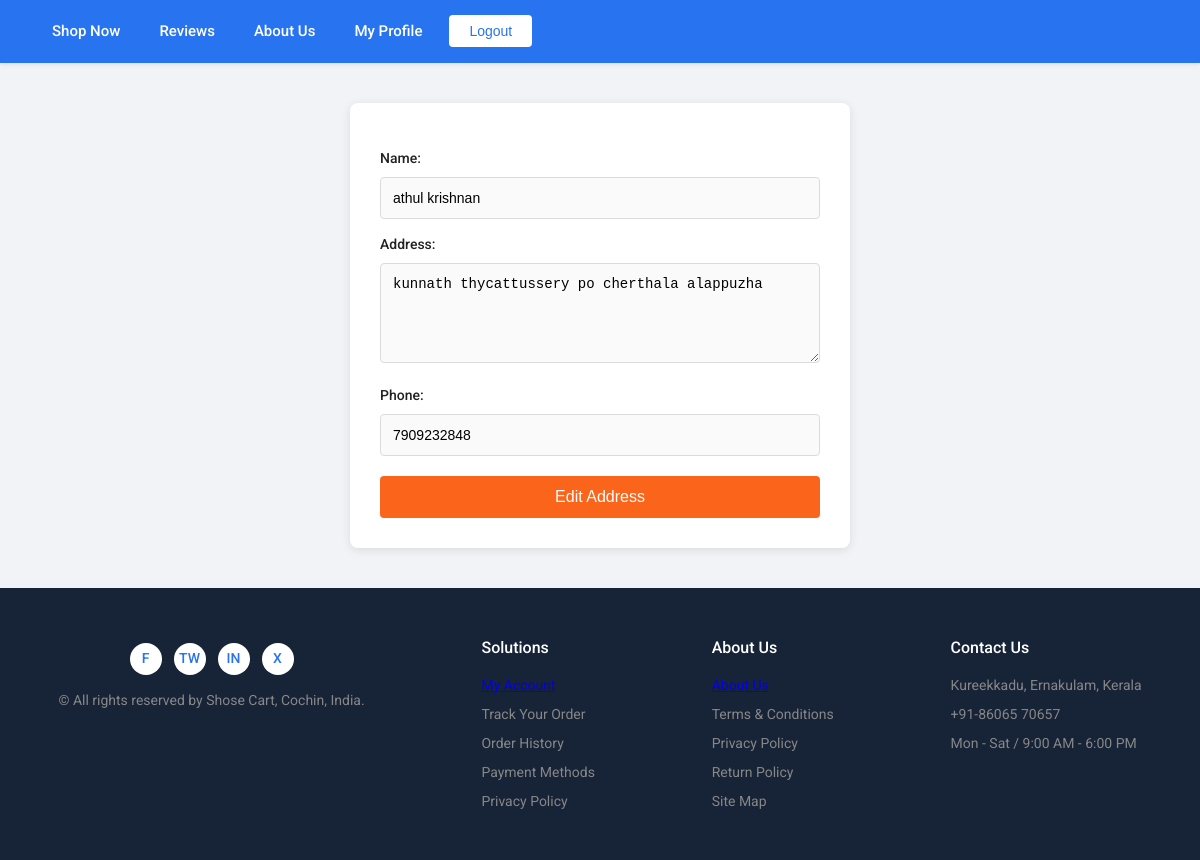
Screenshot of /profile/address/edit/1/ (signed in) with the database file from the repository.
### eapp/models.py (models this page shows)
class Address(models.Model):
    user = models.ForeignKey(User, on_delete=models.CASCADE)
    name=models.CharField(max_length=225)
    address=models.TextField()
    phone=models.CharField(max_length=12)

### eapp/views.py (the view, shortened to what this page needs)
# urls.py: path('profile/address/edit/<int:address_id>/', views.edit_address, name='edit_address'),
@login_required(login_url='userlogin')
def edit_address(request, address_id):
    address_obj = get_object_or_404(Address, id=address_id, user=request.user)
    return render(request, 'address_form.html', {
        'name': address_obj.name,
        'address': address_obj.address,
        'phone': address_obj.phone,
        'action': 'Edit'
    })

### templates/address_form.html (shortened to what this page needs)
{% extends 'base.html' %}
{% block content %}
<form method="POST">
    <label for="name">Name:</label>
    <input type="text" name="name" id="name" value="{{ name|default_if_none:'' }}" required>
    <label for="address">Address:</label>
    <textarea name="address" id="address" required>{{ address|default_if_none:'' }}</textarea>
    <label for="phone">Phone:</label>
    <input type="text" name="phone" id="phone" value="{{ phone|default_if_none:'' }}" maxlength="10" required>
    <button type="submit" class="btn">{{ action }} Address</button>
</form>
{% endblock %}

### templates/base.html (style rules this page uses)
* { margin: 0; padding: 0; box-sizing: border-box; }
body { font-family: 'Roboto', sans-serif; background-color: #f1f3f6; color: #212121; line-height: 1.5; }
form { background-color: white; max-width: 500px; margin: 40px auto; padding: 30px; border-radius: 8px; box-shadow: 0 2px 10px rgba(0, 0, 0, 0.1); }
label { display: block; margin-top: 15px; font-size: 14px; font-weight: 500; color: #212121; }
input, textarea, select { width: 100%; padding: 12px; margin-top: 8px; border: 1px solid #dbdbdb; border-radius: 4px; font-size: 14px; background-color: #fafafa; transition: border-color 0.2s; }
textarea { resize: vertical; min-height: 100px; }
.btn { background-color: #fb641b; color: white; padding: 12px; border: none; border-radius: 4px; cursor: pointer; width: 100%; font-size: 16px; font-weight: 500; margin-top: 20px; transition: background-color 0.2s; }

### rows the page displays
Address: name "athul krishnan", address "kunnath thycattussery po cherthala alappuzha", phone "7909232848"

### other values shown
{{ action }} "Edit"
